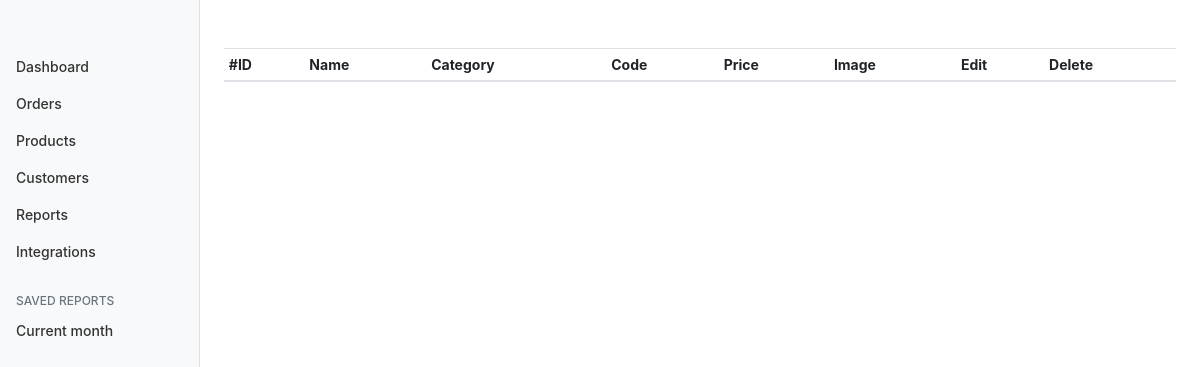
/admin/pages/accessories.php, run on an earlier commit of the app's database.
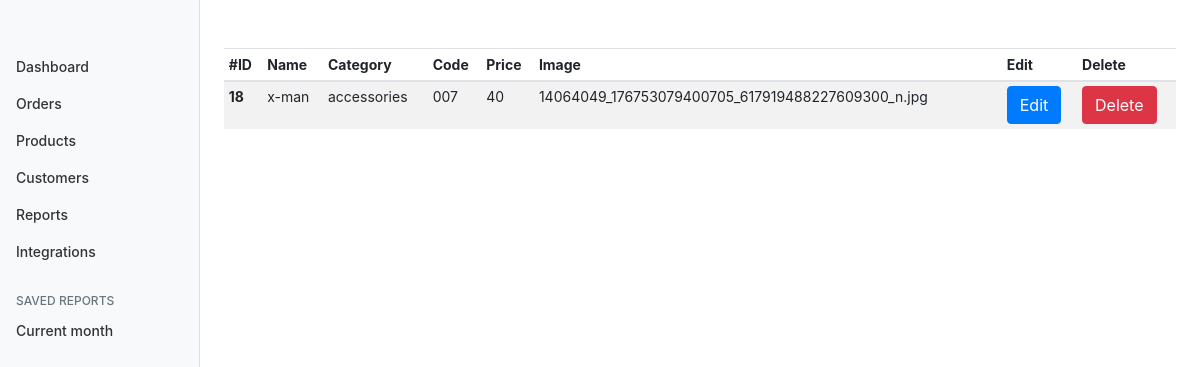
And on a later commit of the database.
### tables this page shows
CREATE TABLE `products` (
  `pid` int(250) NOT NULL,
  `p_name` varchar(250) NOT NULL,
  `p_code` varchar(250) NOT NULL,
  `p_category` varchar(250) NOT NULL,
  `p_price` varchar(250) NOT NULL,
  `p_img` varchar(250) NOT NULL
);

### admin/pages/accessories.php (the view, shortened to what this page needs)
<!doctype html>
<html lang="en">
<head>
    <link rel="stylesheet" href="../../node_modules/bootstrap/dist/css/bootstrap.min.css">
</head>
<body>
    <div class="container-fluid">
        <div class="row">
            <nav class="col-md-2 d-none d-md-block bg-light sidebar text-white">
                <div class="sidebar-sticky">
                    <ul class="nav flex-column">
                        <li class="nav-item">
                            <a class="nav-link" href="gooogle.com">
                                Dashboard <span class="sr-only">(current)</span>
                            </a>
                        </li>
                        <li class="nav-item">
                            <a class="nav-link" href="#">
                                Orders
                            </a>
                        </li>
                        <li class="nav-item">
                            <a class="nav-link" href="#">
                                <i class="fe fe-heart"></i> Products
                            </a>
                        </li>
                        <li class="nav-item">
                            <a class="nav-link" href="#">
                                Customers
                            </a>
                        </li>
                        <li class="nav-item">
                            <a class="nav-link" href="#">
                                Reports
                            </a>
                        </li>
                        <li class="nav-item">
                            <a class="nav-link" href="#">
                                Integrations
                            </a>
                        </li>
                    </ul>
                    <h6 class="sidebar-heading d-flex justify-content-between align-items-center px-3 mt-4 mb-1 text-muted">
                        <span>Saved reports</span>
                    </h6>
                    <ul class="nav flex-column mb-2">
                        <li class="nav-item">
                            <a class="nav-link" href="#nav">
                                Current month
                            </a>
                        </li>
                    </ul>
                </div>
            </nav>
            <main role="main" class="col-md-9 ml-sm-auto col-lg-10 px-4">
                <div class="table-responsive">
                    <table class="table table-striped table-sm">
                        <thead>
                            <tr>
                                <th>#ID</th>
                                <th>Name</th>
                                <th>Category</th>
                                <th>Code</th>
                                <th>Price</th>
                                <th>Image</th>
                                <th>Edit</th>
                                <th>Delete</th>
                            </tr>
                        </thead>
                        <tbody>
                            <?php include('../inc/connection.php');
                            $product_data = mysqli_query($connect, "SELECT * FROM products WHERE p_category='Accessories'");
                            while ($product_slice = mysqli_fetch_array($product_data)) :
                            ?>
                                <tr>
                                    <th scope="row"><?php echo $product_slice['pid']; ?></th>
                                    <td><?php echo $product_slice['p_name']; ?></td>
                                    <td><?php echo $product_slice['p_category']; ?></td>
                                    <td><?php echo $product_slice['p_code']; ?></td>
                                    <td><?php echo $product_slice['p_price']; ?></td>
                                    <td><?php echo $product_slice['p_img']; ?></td>
                                    <td>
                                        <a href='./editproduct.php?epid=<?php echo $product_slice['pid']; ?>' class="btn btn-primary">Edit</a>
                                    </td>
                                    <td>
                                    <a class="btn btn-danger" href='../inc/deleteproduct.php?id=<?php echo $product_slice['pid']; ?>'>Delete</a>
                                    </td>
                                </tr>
                            <?php endwhile; ?>
                        </tbody>
                    </table>
                </div>
            </main>
        </div>
    </div>
</body>
</html>

What changed in the data, as far as the page shows it:
added products: pid "18", p_name "x-man", p_category "accessories", p_code "007", p_price "40", p_img "14064049_176753079400705_617919488227609300_n.jpg"
